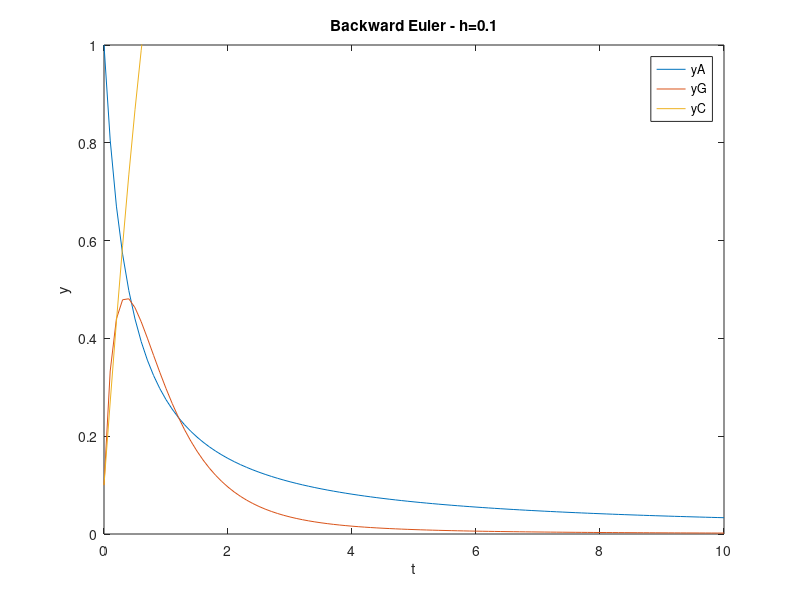

MATLAB code for this plot:
a=0;     % Initial time
b=10;     % Final time
k1=1;
k2=0.5;
k3=1;
yA0=1;    % Initial values
yG0=0.1;
yC0=0.1;
H=[0.1]; % Incremental time steps

% Backward Euler
for k=1:1
    h=H(k);
    N=ceil((b-a)/h);
    t(k,1)=a; % assign initial time
    % assign initial conditions
    yA(k,1) = yA0;
    yG(k,1) = yG0;
    yC(k,1) = yC0;
    for i=1:N
        t(k,i+1) = t(k,i)+h;
        
        yAnr1 = yA(k,i);
        diffA = 1;
        while abs(diffA)>0.001
            yAnr2 = yAnr1-(3*h*(yAnr1^2)+yAnr1-yA(k,i))/(1+6*h*yAnr1);
            diffA = (yAnr2-yAnr1)/yAnr2;
            yAnr1 = yAnr2;
        end
        yA(k,i+1) = yAnr1;

        yGnr1 = yG(k,i);
        diffG = 1;
        while abs(diffG)>0.001
            yGnr2 = yGnr1 - ((1+2*h)*yGnr1-yG(k,i)-3*h*(yA(k,i)^2))/(1+2*h);
            diffG = (yGnr2-yGnr1)/yGnr2;
            yGnr1 = yGnr2;
        end
        yG(k,i+1) = yGnr1;

        yCnr1 = yC(k,i);
        diffC = 1;
        while abs(diffC)>0.001
            yCnr2 = yCnr1 - (yCnr1-yC(k,i)-h*(1.5*(yA(k,i)^2)+2*yG(k,i)))/1;
            diffC = (yCnr2-yCnr1)/yCnr2;
            yCnr1 = yCnr2;
        end
        yC(k,i+1) = yCnr1;
    end
    % fill blank cells
    if N<ceil((b-a)/H(1))
        for j=N+2:ceil((b-a)/H(1))+1
            t(k,j)=NaN;
            yA(k,j)=NaN;
            yG(k,j)=NaN;
            yC(k,j)=NaN;
            %error(k,j)=NaN;
        end
    end
end

% plots
figure
plot(t(1,:),yA(1,:),t(1,:),yG(1,:),t(1,:),yC(1,:));
title('Backward Euler - h=0.1');
xlabel('t'); ylabel('y');
axis([a b 0 1]);
legend('yA','yG','yC');